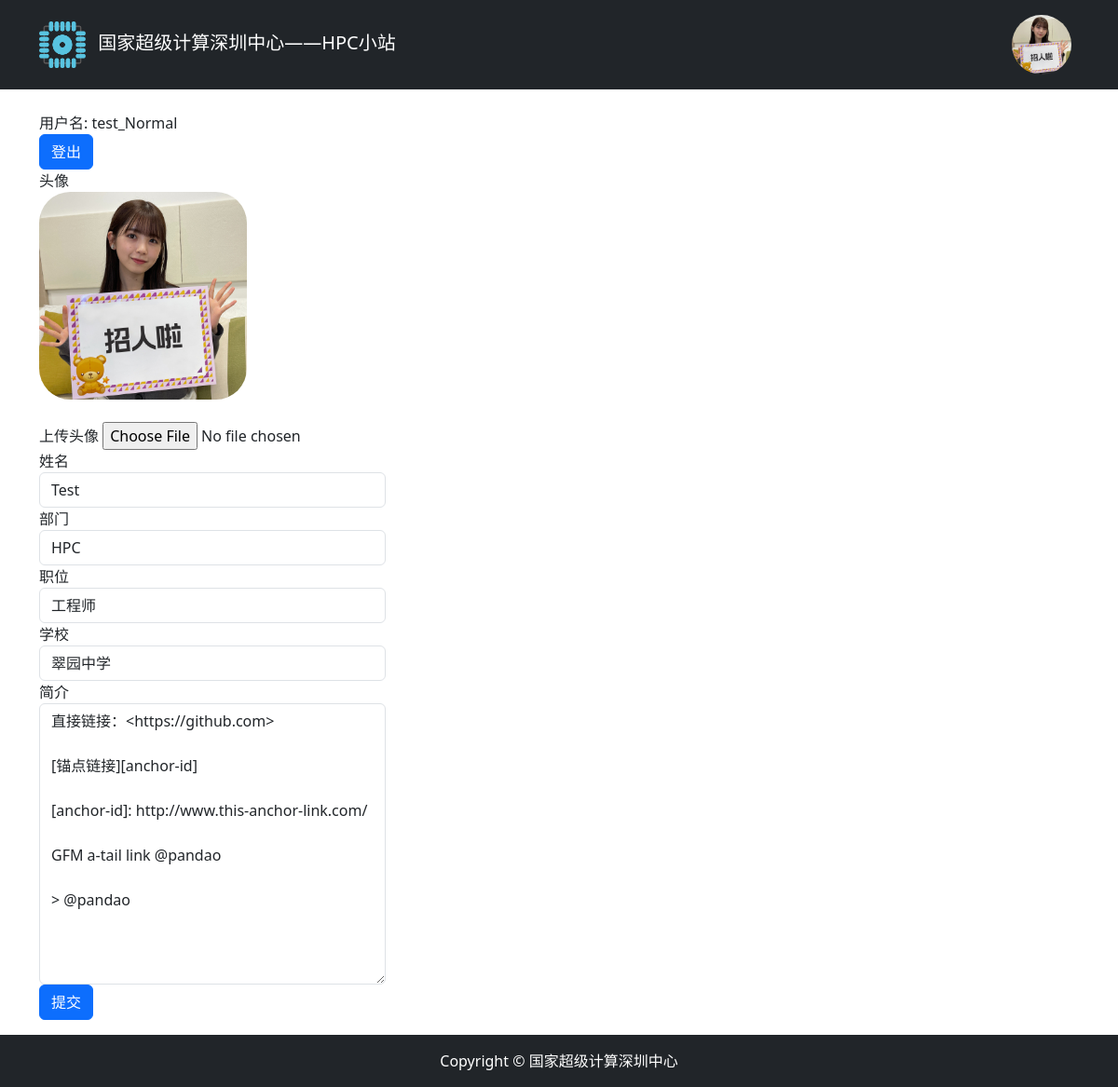
Page /userprofile/edit/1/ (signed in) on the committed database.
### userprofile/models.py (models this page shows, shortened)
class Profile(models.Model):
    user = models.OneToOneField(User, on_delete=models.CASCADE, related_name='profile')
    real_name = models.CharField(max_length=40,blank=True)
    department = models.CharField(max_length=40,blank=True)
    position = models.CharField(max_length=40,blank=True)
    college = models.CharField(max_length=40,blank=True)
    avatar = models.ImageField(upload_to='avatar/%Y%m%d/', blank=True)
    bio = models.TextField(max_length=500, blank=True)
    is_engineer = models.BooleanField(default=False)

### userprofile/views.py (the view)
# urls.py: path('edit/<int:id>/', views.profile_edit, name='edit'),
@login_required(login_url='/userprofile/login/')
def profile_edit(request, id):
    user = User.objects.get(id=id)
    if Profile.objects.filter(user_id=id).exists():
        profile = Profile.objects.get(user_id=id)
    else:
        profile = Profile.objects.create(user=user)
    if request.method == 'POST':
        if request.user != user:
            return HttpResponse("没有权限修改此用户信息")
        profile_form = ProfileForm(request.POST,request.FILES)
        if profile_form.is_valid():
            profile_cleaned_data = profile_form.cleaned_data
            profile.real_name = profile_cleaned_data['real_name']
            profile.department = profile_cleaned_data['department']
            profile.position = profile_cleaned_data['position']
            profile.college = profile_cleaned_data['college']
            profile.bio = profile_cleaned_data['bio']
            if 'avatar' in request.FILES:
                profile.avatar = profile_cleaned_data["avatar"]
                print(profile.avatar)
            profile.save()
            return redirect('mainpage:index')
        else:
            return HttpResponse(profile_form.errors)
    elif request.method == 'GET':
        context = { 'profile': profile, 'user': user }
        return render(request, 'userprofile/edit.html', context)
    else:
        return HttpResponse("请求非法")

### templates/userprofile/edit.html (shortened to what this page needs)
{% extends "base.html" %} {% load static %}
{% block content %}
<div class="container">
    <div class="row">
        <div class="col-12">
            <br>
            <div class="col-md-4">用户名: {{ user.username }}</div>
            <a class="btn btn-primary " href="{% url 'userprofile:logout' %}">登出</a>
            <br>
            {% if profile.avatar %}
                <div class="col-md-4">头像</div>
                <img src="{{ profile.avatar.url }}" style="max-width: 20%; border-radius: 15%;" class="col-md-4">
            {% else %}
                <h5 class="col-md-4">暂无头像</h3>
            {% endif %}
            <br>
            <br>
            <form method="post" action="." enctype="multipart/form-data">
                <div class="form-group">
                    <label for="avatar">上传头像</label>
                    <input type="file" class="form-control-file" name="avatar" id="avatar">
                </div>
                <div class="form-group col-md-4">
                    <label for="real_name">姓名</label>
                    <input type="text" class="form-control" id="real_name" name="real_name" value="{{ profile.real_name }}">
                </div>
                <div class="form-group col-md-4">
                    <label for="department">部门</label>
                    <input type="text" class="form-control" id="department" name="department" value="{{ profile.department }}">
                </div>
                <div class="form-group col-md-4">
                    <label for="position">职位</label>
                    <input type="text" class="form-control" id="position" name="position" value="{{ profile.position }}">
                </div>
                <div class="form-group col-md-4">
                    <label for="college">学校</label>
                    <input type="text" class="form-control" id="college" name="college" value="{{ profile.college }}">
                </div>
                <div class="form-group col-md-4">
                    <label for="bio">简介</label>
                    <textarea type="text" class="form-control" id="bio" name="bio" rows="12">{{ profile.bio }}</textarea>
                </div>
                <button type="submit" class="btn btn-primary">提交</button>
            </form>
        </div>
    </div>
</div>
{% endblock content %}

### templates/header.html
{% load static %}
<nav class="navbar navbar-expand-lg navbar-dark bg-dark">
    <div class="container">
        <a class="navbar-brand" href="{% url 'mainpage:index' %}">
            <img src="{%static 'png/logo.png' %}" alt="logo" class="d-inline-block align-text-center  me-2" width="50" height="50">
            国家超级计算深圳中心——HPC小站</a>
        <div>
            <ul class="navbar-nav">
                {% if user.is_authenticated %}
                    {% if user.profile.avatar %}
                        <li class="nav-item ml-md-auto">
                            <a class="nav-link d-block" href="{% url 'userprofile:display' user.id %}" style="width: 80px;height: 80px;"><img src="{{ user.profile.avatar.url }}" alt="暂无头像" style="max-width: 100%; border-radius: 50%;" class="d-inline-block align-text-center"></a>
                        </li>
                    {% else %}
                        <li class="nav-item ml-md-auto">
                            <a class="nav-link d-block" href="{% url 'userprofile:display' user.id %}" style="width: 80px;height: 80px;">{{ user.username }}</a>
                        </li>
                    {% endif %}
                {% else %}
                <li class="nav-item">
                    <a class="nav-link" href="{% url 'userprofile:login' %}">登录</a>
                </li>
                {% endif %}
            </ul>
    </div>
</nav>

### rows in the picture
Profile: avatar (picture), real_name "Test", department "HPC", position "工程师", college "翠园中学", bio "直接链接：<https://github.com> [锚点链接][anchor-id] [anchor-id]: http://www.this-anchor-link.com/ GFM a-tail link @pandao > @pandao"

### other values in the picture
{{ user.username }} "test_Normal"
